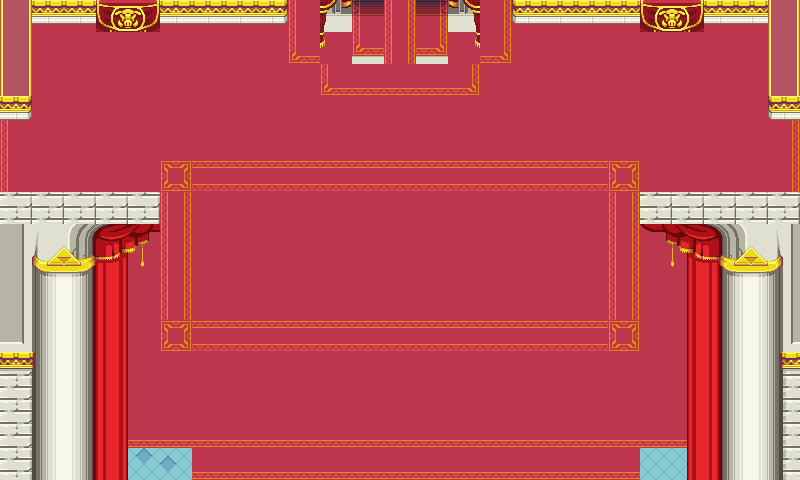

This is a level from a 2D game, rendered from its Tiled map with the project's own tilesets. A one-line summary and the complete map file follow:
An orthogonal 25x15 tile map with 32x32 px tiles, 8 tile layers (Ground, Ground Object, Stairs, Upper, ...), 1 hidden layer not drawn, 36 tilesets.

<map version="1.5" tiledversion="1.6.0" orientation="orthogonal" renderorder="right-down" width="25" height="15" tilewidth="32" tileheight="32" infinite="0" nextlayerid="13" nextobjectid="2">
 <editorsettings>
  <export format="csv" />
 </editorsettings>
 <properties>
  <property name="level" type="int" value="1" />
 </properties>
 <tileset firstgid="1" name="grasslands_tiles" tilewidth="32" tileheight="32" tilecount="140" columns="5">
  <image source="../assets/map/grasslands/grasslands_tiles.png" width="160" height="896" />
 </tileset>
 <tileset firstgid="141" name="grasslands_tree_big" tilewidth="67" tileheight="82" tilecount="1" columns="1">
  <image source="../assets/map/grasslands/grasslands_tree_big.png" width="67" height="82" />
 </tileset>
 <tileset firstgid="142" name="grasslands_tree_small" tilewidth="32" tileheight="44" tilecount="1" columns="1">
  <image source="../assets/map/grasslands/grasslands_tree_small.png" width="32" height="44" />
 </tileset>
 <tileset firstgid="143" name="grasslands_dirt" tilewidth="16" tileheight="16" tilecount="4" columns="4">
  <image source="../assets/map/grasslands/grasslands_dirt.png" width="64" height="16" />
 </tileset>
 <tileset firstgid="147" name="grasslands_flower" tilewidth="16" tileheight="16" tilecount="6" columns="6">
  <image source="../assets/map/grasslands/grasslands_flower.png" width="96" height="16" />
 </tileset>
 <tileset firstgid="153" name="grasslands_tree_stump" tilewidth="32" tileheight="28" tilecount="1" columns="1">
  <image source="../assets/map/grasslands/grasslands_tree_stump.png" width="32" height="28" />
 </tileset>
 <tileset firstgid="154" name="global_bush" tilewidth="32" tileheight="32" tilecount="1" columns="1">
  <image source="../assets/map/global_bush.png" width="32" height="32" />
 </tileset>
 <tileset firstgid="155" name="collision" tilewidth="32" tileheight="32" tilecount="1" columns="1">
  <image source="../assets/map/collision.png" width="32" height="32" />
 </tileset>
 <tileset firstgid="156" name="grasslands_detail" tilewidth="16" tileheight="16" tilecount="1" columns="1">
  <image source="../assets/map/grasslands_detail.png" width="16" height="16" />
 </tileset>
 <tileset firstgid="157" name="IceDungeonTiles" tilewidth="32" tileheight="32" tilecount="80" columns="5">
  <image source="../assets/map/IceDungeonTiles.png" width="160" height="512" />
 </tileset>
 <tileset firstgid="237" name="IceBase" tilewidth="32" tileheight="32" tilecount="50" columns="5">
  <image source="../assets/map/IceBase.png" width="160" height="320" />
 </tileset>
 <tileset firstgid="287" name="bannerZora" tilewidth="32" tileheight="32" tilecount="2" columns="1">
  <image source="../assets/map/bannerZora.png" width="32" height="64" />
 </tileset>
 <tileset firstgid="289" name="IceDecorations" tilewidth="16" tileheight="16" tilecount="4" columns="4">
  <image source="../assets/map/IceDecorations.png" width="64" height="16" />
 </tileset>
 <tileset firstgid="293" name="IceDungeon_RockA_1x1" tilewidth="30" tileheight="32" tilecount="1" columns="1">
  <image source="../assets/map/IceDungeon_RockA_1x1.png" width="30" height="32" />
 </tileset>
 <tileset firstgid="294" name="LavaRuins_Base_54" tilewidth="32" tileheight="32" tilecount="90" columns="5">
  <image source="../assets/map/LavaRuins_Base_54.png" width="160" height="576" />
 </tileset>
 <tileset firstgid="384" name="LakeColumn1" tilewidth="32" tileheight="32" tilecount="2" columns="1">
  <image source="../assets/map/LakeColumn1.png" width="32" height="65" />
 </tileset>
 <tileset firstgid="386" name="LakeColumn2" tilewidth="32" tileheight="32" tilecount="2" columns="1">
  <image source="../assets/map/LakeColumn2.png" width="32" height="64" />
 </tileset>
 <tileset firstgid="388" name="IceStalagmite" tilewidth="32" tileheight="42" tilecount="1" columns="1">
  <image source="../assets/map/IceStalagmite.png" width="32" height="42" />
 </tileset>
 <tileset firstgid="389" name="IceStatue3" tilewidth="32" tileheight="32" tilecount="2" columns="1">
  <image source="../assets/map/IceStatue3.png" width="32" height="64" />
 </tileset>
 <tileset firstgid="391" name="IceStatue2" tilewidth="32" tileheight="64" tilecount="1" columns="1">
  <image source="../assets/map/IceStatue2.png" width="32" height="64" />
 </tileset>
 <tileset firstgid="392" name="water_tiles_1" tilewidth="32" tileheight="32" tilecount="20" columns="5">
  <image source="../assets/map/water_tiles_1.png" width="160" height="128" />
 </tileset>
 <tileset firstgid="412" name="IceDungeonEntrance" tilewidth="55" tileheight="54" tilecount="1" columns="1">
  <image source="../assets/map/IceDungeonEntrance.png" width="55" height="54" />
 </tileset>
 <tileset firstgid="413" name="IceDungeonEntranceFloor" tilewidth="61" tileheight="37" tilecount="1" columns="1">
  <image source="../assets/map/IceDungeonEntranceFloor.png" width="61" height="37" />
 </tileset>
 <tileset firstgid="414" name="IceStatue1" tilewidth="32" tileheight="32" tilecount="2" columns="1">
  <image source="../assets/map/IceStatue1.png" width="32" height="64" />
 </tileset>
 <tileset firstgid="416" name="HyruleCastleRidgeExterior" tilewidth="32" tileheight="32" tilecount="20" columns="5">
  <image source="../assets/map/HyruleCastleRidgeExterior.png" width="160" height="128" />
 </tileset>
 <tileset firstgid="436" name="HyruleCastleBackstageBase" tilewidth="32" tileheight="32" tilecount="70" columns="5">
  <image source="../assets/map/HyruleCastleBackstageBase.png" width="160" height="448" />
 </tileset>
 <tileset firstgid="506" name="HyruleCastleBridge" tilewidth="32" tileheight="32" tilecount="7" columns="7">
  <image source="../assets/map/HyruleCastleBridge.png" width="224" height="32" />
 </tileset>
 <tileset firstgid="513" name="HyruleCastleGate" tilewidth="32" tileheight="32" tilecount="15" columns="5">
  <image source="../assets/map/HyruleCastleGate.png" width="160" height="124" />
 </tileset>
 <tileset firstgid="528" name="HyruleCastleBase" tilewidth="32" tileheight="32" tilecount="50" columns="5">
  <image source="../assets/map/HyruleCastleBase.png" width="160" height="320" />
 </tileset>
 <tileset firstgid="578" name="HyruleCastleTower" tilewidth="32" tileheight="32" tilecount="12" columns="2">
  <image source="../assets/map/HyruleCastleTower.png" width="64" height="192" />
 </tileset>
 <tileset firstgid="590" name="HyruleCastleInteriorRugs" tilewidth="32" tileheight="32" tilecount="20" columns="5">
  <image source="../assets/map/HyruleCastleInteriorRugs.png" width="160" height="128" />
 </tileset>
 <tileset firstgid="610" name="HC_Stage_FrameRight" tilewidth="32" tileheight="32" tilecount="50" columns="5">
  <image source="../assets/map/HC_Stage_FrameRight.png" width="175" height="328" />
 </tileset>
 <tileset firstgid="660" name="HC_Stage_FrameLeft" tilewidth="32" tileheight="32" tilecount="50" columns="5">
  <image source="../assets/map/HC_Stage_FrameLeft.png" width="175" height="328" />
 </tileset>
 <tileset firstgid="710" name="HC_Stage_PlatformTop" tilewidth="32" tileheight="32" tilecount="8" columns="4">
  <image source="../assets/map/HC_Stage_PlatformTop.png" width="128" height="64" />
 </tileset>
 <tileset firstgid="718" name="DW_HyruleCastleInteriorCurtain" tilewidth="32" tileheight="32" tilecount="6" columns="2">
  <image source="../assets/map/DW_HyruleCastleInteriorCurtain.png" width="64" height="96" />
 </tileset>
 <tileset firstgid="724" name="HyruleCastleInteriorBase" tilewidth="32" tileheight="32" tilecount="75" columns="5">
  <image source="../assets/map/HyruleCastleInteriorBase.png" width="160" height="480" />
 </tileset>
 <layer id="1" name="Ground" width="25" height="15">
  <properties>
   <property name="level" type="int" value="0" />
  </properties>
  <data encoding="csv">
594,590,590,590,590,590,590,590,590,590,590,590,590,590,590,590,590,590,590,590,590,590,590,590,591,
594,590,590,590,590,590,590,590,590,590,590,590,590,590,590,590,590,590,590,590,590,590,590,590,591,
594,590,590,590,590,590,590,590,590,590,590,590,590,590,590,590,590,590,590,590,590,590,590,590,591,
594,590,590,590,590,590,590,590,590,590,590,590,590,590,590,590,590,590,590,590,590,590,590,590,591,
594,590,590,590,590,590,590,590,590,590,590,590,590,590,590,590,590,590,590,590,590,590,590,590,591,
594,590,590,590,590,590,590,590,590,590,590,590,590,590,590,590,590,590,590,590,590,590,590,590,591,
594,590,590,590,590,590,590,590,590,590,590,590,590,590,590,590,590,590,590,590,590,590,590,590,591,
594,590,590,590,590,590,590,590,590,590,590,590,590,590,590,590,590,590,590,590,590,590,590,590,591,
594,590,590,590,590,590,590,590,590,590,590,590,590,590,590,590,590,590,590,590,590,590,590,590,591,
594,590,590,590,590,590,590,590,590,590,590,590,590,590,590,590,590,590,590,590,590,590,590,590,591,
594,590,590,590,590,590,590,590,590,590,590,590,590,590,590,590,590,590,590,590,590,590,590,590,591,
596,590,590,590,590,590,590,590,590,590,590,590,590,590,590,590,590,590,590,590,590,590,590,590,593,
528,596,590,590,590,590,590,590,590,590,590,590,590,590,590,590,590,590,590,590,590,590,590,593,528,
529,530,596,592,592,592,592,592,592,592,592,592,592,592,592,592,592,592,592,592,592,593,592,528,529,
528,528,528,529,532,531,592,592,592,592,592,592,592,592,592,592,592,592,592,592,528,529,532,531,528
</data>
 </layer>
 <layer id="12" name="Ground Object" width="25" height="15">
  <data encoding="csv">
730,746,746,746,746,746,746,746,750,594,710,711,595,712,713,591,751,746,746,746,746,746,746,746,732,
730,0,0,0,0,0,0,0,0,596,590,715,595,716,590,593,0,0,0,0,0,0,0,0,732,
730,0,0,0,0,0,0,0,0,0,596,592,592,592,593,0,0,0,0,0,0,0,0,0,732,
747,0,0,0,0,0,0,0,0,0,0,0,0,0,0,0,0,0,0,0,0,0,0,0,754,
0,0,0,0,0,0,0,0,0,0,0,0,0,0,0,0,0,0,0,0,0,0,0,0,0,
0,0,0,0,0,605,600,600,600,600,600,600,600,600,600,600,600,600,600,605,0,0,0,0,0,
0,0,0,0,0,595,0,0,0,0,0,0,0,0,0,0,0,0,0,595,0,0,0,0,0,
0,0,0,0,0,595,0,0,0,0,0,0,0,0,0,0,0,0,0,595,0,0,0,0,0,
0,0,0,0,0,595,0,0,0,0,0,0,0,0,0,0,0,0,0,595,0,0,0,0,0,
0,0,0,0,0,595,0,0,0,0,0,0,0,0,0,0,0,0,0,595,0,0,0,0,0,
0,0,0,0,0,605,600,600,600,600,600,600,600,600,600,600,600,600,600,605,0,0,0,0,0,
0,0,0,0,0,0,0,0,0,0,0,0,0,0,0,0,0,0,0,0,0,0,0,0,0,
0,0,0,0,0,0,0,0,0,0,0,0,0,0,0,0,0,0,0,0,0,0,0,0,0,
0,0,0,0,0,0,0,0,0,0,0,0,0,0,0,0,0,0,0,0,0,0,0,0,0,
0,0,0,0,0,0,0,0,0,0,0,0,0,0,0,0,0,0,0,0,0,0,0,0,0
</data>
 </layer>
 <layer id="7" name="Stairs" width="25" height="15">
  <properties>
   <property name="level" type="int" value="-2" />
  </properties>
  <data encoding="csv">
0,0,0,0,0,0,0,0,0,0,0,0,0,0,0,0,0,0,0,0,0,0,0,0,0,
0,0,0,0,0,0,0,0,0,0,0,0,0,0,0,0,0,0,0,0,0,0,0,0,0,
0,0,0,0,0,0,0,0,0,0,0,0,0,0,0,0,0,0,0,0,0,0,0,0,0,
0,0,0,0,0,0,0,0,0,0,0,0,0,0,0,0,0,0,0,0,0,0,0,0,0,
0,0,0,0,0,0,0,0,0,0,0,0,0,0,0,0,0,0,0,0,0,0,0,0,0,
0,0,0,0,0,0,0,0,0,0,0,0,0,0,0,0,0,0,0,0,0,0,0,0,0,
0,0,0,0,0,0,0,0,0,0,0,0,0,0,0,0,0,0,0,0,0,0,0,0,0,
0,0,0,0,0,0,0,0,0,0,0,0,0,0,0,0,0,0,0,0,0,0,0,0,0,
0,0,0,0,0,0,0,0,0,0,0,0,0,0,0,0,0,0,0,0,0,0,0,0,0,
0,0,0,0,0,0,0,0,0,0,0,0,0,0,0,0,0,0,0,0,0,0,0,0,0,
0,0,0,0,0,0,0,0,0,0,0,0,0,0,0,0,0,0,0,0,0,0,0,0,0,
0,0,0,0,0,0,0,0,0,0,0,0,0,0,0,0,0,0,0,0,0,0,0,0,0,
0,0,0,0,0,0,0,0,0,0,0,0,0,0,0,0,0,0,0,0,0,0,0,0,0,
0,0,0,0,0,0,0,0,0,0,0,0,0,0,0,0,0,0,0,0,0,0,0,0,0,
0,0,0,0,0,0,0,0,0,0,0,0,0,0,0,0,0,0,0,0,0,0,0,0,0
</data>
 </layer>
 <layer id="6" name="Upper" width="25" height="15">
  <properties>
   <property name="level" type="int" value="1" />
  </properties>
  <data encoding="csv">
0,0,0,0,0,0,0,0,0,0,0,0,0,0,0,0,0,0,0,0,0,0,0,0,0,
0,0,0,0,0,0,0,0,0,0,0,0,0,0,0,0,0,0,0,0,0,0,0,0,0,
0,0,0,0,0,0,0,0,0,0,0,0,0,0,0,0,0,0,0,0,0,0,0,0,0,
0,0,0,0,0,0,0,0,0,0,0,0,0,0,0,0,0,0,0,0,0,0,0,0,0,
0,0,0,0,0,0,0,0,0,0,0,0,0,0,0,0,0,0,0,0,0,0,0,0,0,
0,0,0,0,0,0,0,0,0,0,0,0,0,0,0,0,0,0,0,0,0,0,0,0,0,
0,0,0,0,0,0,0,0,0,0,0,0,0,0,0,0,0,0,0,0,0,0,0,0,0,
0,0,0,0,0,0,0,0,0,0,0,0,0,0,0,0,0,0,0,0,0,0,0,0,0,
0,0,0,0,0,0,0,0,0,0,0,0,0,0,0,0,0,0,0,0,0,0,0,0,0,
0,0,0,0,0,0,0,0,0,0,0,0,0,0,0,0,0,0,0,0,0,0,0,0,0,
0,0,0,0,0,0,0,0,0,0,0,0,0,0,0,0,0,0,0,0,0,0,0,0,0,
0,0,0,0,0,0,0,0,0,0,0,0,0,0,0,0,0,0,0,0,0,0,0,0,0,
0,0,0,0,0,0,0,0,0,0,0,0,0,0,0,0,0,0,0,0,0,0,0,0,0,
0,0,0,0,0,0,0,0,0,0,0,0,0,0,0,0,0,0,0,0,0,0,0,0,0,
0,0,0,0,0,0,0,0,0,0,0,0,0,0,0,0,0,0,0,0,0,0,0,0,0
</data>
 </layer>
 <layer id="2" name="Objects" width="25" height="15">
  <data encoding="csv">
0,0,0,0,0,0,0,0,0,0,0,0,0,0,0,0,0,0,0,0,0,0,0,0,0,
0,0,0,0,0,0,0,0,0,0,0,0,0,0,0,0,0,0,0,0,0,0,0,0,0,
0,0,0,0,0,0,0,0,0,0,0,0,0,0,0,0,0,0,0,0,0,0,0,0,0,
0,0,0,0,0,0,0,0,0,0,0,0,0,0,0,0,0,0,0,0,0,0,0,0,0,
0,0,0,0,0,0,0,0,0,0,0,0,0,0,0,0,0,0,0,0,0,0,0,0,0,
0,0,0,0,0,0,0,0,0,0,0,0,0,0,0,0,0,0,0,0,0,0,0,0,0,
0,0,0,0,0,0,0,0,0,0,0,0,0,0,0,0,0,0,0,0,0,0,0,0,0,
0,0,0,0,0,0,0,0,0,0,0,0,0,0,0,0,0,0,0,0,0,0,0,0,0,
0,0,0,0,0,0,0,0,0,0,0,0,0,0,0,0,0,0,0,0,0,0,0,0,0,
0,0,0,0,0,0,0,0,0,0,0,0,0,0,0,0,0,0,0,0,0,0,0,0,0,
0,0,0,0,0,0,0,0,0,0,0,0,0,0,0,0,0,0,0,0,0,0,0,0,0,
0,0,0,0,0,0,0,0,0,0,0,0,0,0,0,0,0,0,0,0,0,0,0,0,0,
0,0,0,0,0,0,0,0,0,0,0,0,0,0,0,0,0,0,0,0,0,0,0,0,0,
0,0,0,0,0,0,0,0,0,0,0,0,0,0,0,0,0,0,0,0,0,0,0,0,0,
0,0,0,0,0,0,0,0,0,0,0,0,0,0,0,0,0,0,0,0,0,0,0,0,0
</data>
 </layer>
 <layer id="9" name="Player Layer" width="25" height="15">
  <data encoding="csv">
0,0,0,0,0,0,0,0,0,0,0,0,0,0,0,0,0,0,0,0,0,0,0,0,0,
0,0,0,0,0,0,0,0,0,0,0,0,0,0,0,0,0,0,0,0,0,0,0,0,0,
0,0,0,0,0,0,0,0,0,0,0,0,0,0,0,0,0,0,0,0,0,0,0,0,0,
0,0,0,0,0,0,0,0,0,0,0,0,0,0,0,0,0,0,0,0,0,0,0,0,0,
0,0,0,0,0,0,0,0,0,0,0,0,0,0,0,0,0,0,0,0,0,0,0,0,0,
0,0,0,0,0,0,0,0,0,0,0,0,0,0,0,0,0,0,0,0,0,0,0,0,0,
0,0,0,0,0,0,0,0,0,0,0,0,0,0,0,0,0,0,0,0,0,0,0,0,0,
0,0,0,0,0,0,0,0,0,0,0,0,0,0,0,0,0,0,0,0,0,0,0,0,0,
0,0,0,0,0,0,0,0,0,0,0,0,0,0,0,0,0,0,0,0,0,0,0,0,0,
0,0,0,0,0,0,0,0,0,0,0,0,0,0,0,0,0,0,0,0,0,0,0,0,0,
0,0,0,0,0,0,0,0,0,0,0,0,0,0,0,0,0,0,0,0,0,0,0,0,0,
0,0,0,0,0,0,0,0,0,0,0,0,0,0,0,0,0,0,0,0,0,0,0,0,0,
0,0,0,0,0,0,0,0,0,0,0,0,0,0,0,0,0,0,0,0,0,0,0,0,0,
0,0,0,0,0,0,0,0,0,0,0,0,0,0,0,0,0,0,0,0,0,0,0,0,0,
0,0,0,0,0,0,0,0,0,0,0,0,0,0,0,0,0,0,0,0,0,0,0,0,0
</data>
 </layer>
 <layer id="11" name="Passable" width="25" height="15">
  <data encoding="csv">
0,0,0,718,719,0,0,0,0,0,720,0,0,0,721,0,0,0,0,0,718,719,0,0,0,
0,0,0,0,0,0,0,0,0,0,722,0,0,0,723,0,0,0,0,0,0,0,0,0,0,
0,0,0,0,0,0,0,0,0,0,0,0,0,0,0,0,0,0,0,0,0,0,0,0,0,
0,0,0,0,0,0,0,0,0,0,0,0,0,0,0,0,0,0,0,0,0,0,0,0,0,
0,0,0,0,0,0,0,0,0,0,0,0,0,0,0,0,0,0,0,0,0,0,0,0,0,
0,0,0,0,0,0,0,0,0,0,0,0,0,0,0,0,0,0,0,0,0,0,0,0,0,
700,700,700,700,700,0,0,0,0,0,0,0,0,0,0,0,0,0,0,0,700,700,700,700,700,
660,661,662,663,664,0,0,0,0,0,0,0,0,0,0,0,0,0,0,0,610,611,612,613,614,
665,666,667,668,669,0,0,0,0,0,0,0,0,0,0,0,0,0,0,0,615,616,617,618,619,
670,671,672,673,674,0,0,0,0,0,0,0,0,0,0,0,0,0,0,0,620,621,622,623,624,
675,676,677,678,679,0,0,0,0,0,0,0,0,0,0,0,0,0,0,0,625,626,627,628,629,
680,681,682,683,684,0,0,0,0,0,0,0,0,0,0,0,0,0,0,0,630,631,632,633,634,
685,686,687,688,689,0,0,0,0,0,0,0,0,0,0,0,0,0,0,0,635,636,637,638,639,
690,691,692,693,694,0,0,0,0,0,0,0,0,0,0,0,0,0,0,0,640,641,642,643,644,
695,696,697,698,699,0,0,0,0,0,0,0,0,0,0,0,0,0,0,0,645,646,647,648,649
</data>
 </layer>
 <layer id="10" name="Spawn" width="25" height="15">
  <properties>
   <property name="spawn" type="int" value="1" />
  </properties>
  <data encoding="csv">
0,0,0,0,0,0,0,0,0,0,0,0,0,0,0,0,0,0,0,0,0,0,0,0,0,
0,0,0,0,0,0,0,0,0,0,0,0,0,0,0,0,0,0,0,0,0,0,0,0,0,
0,0,0,0,0,0,0,0,0,0,0,0,0,0,0,0,0,0,0,0,0,0,0,0,0,
0,0,0,0,0,0,0,0,0,0,0,0,0,0,0,0,0,0,0,0,0,0,0,0,0,
0,0,0,0,0,0,0,0,0,0,0,0,0,0,0,0,0,0,0,0,0,0,0,0,0,
0,0,0,0,0,0,0,0,0,0,0,0,0,0,0,0,0,0,0,0,0,0,0,0,0,
0,0,0,0,0,0,0,0,0,0,0,0,0,0,0,0,0,0,0,0,0,0,0,0,0,
0,0,0,0,0,0,0,0,0,0,0,0,0,0,0,0,0,0,0,0,0,0,0,0,0,
0,0,0,0,0,0,0,0,0,0,0,0,0,0,0,0,0,0,0,0,0,0,0,0,0,
0,0,0,0,0,0,0,0,0,0,0,0,0,0,0,0,0,0,0,0,0,0,0,0,0,
0,0,0,0,0,0,0,0,0,0,0,0,0,0,0,0,0,0,0,0,0,0,0,0,0,
0,0,0,0,0,0,0,0,0,0,0,0,0,0,0,0,0,0,0,0,0,0,0,0,0,
0,0,0,0,0,0,0,0,0,0,0,0,0,0,0,0,0,0,0,0,0,0,0,0,0,
0,0,0,0,0,0,0,0,0,0,0,0,0,0,0,0,0,0,0,0,0,0,0,0,0,
0,0,0,0,0,0,0,0,0,0,0,0,0,0,0,0,0,0,0,0,0,0,0,0,0
</data>
 </layer>
 <layer id="8" name="collision" width="25" height="15" visible="0">
  <properties>
   <property name="collision" type="int" value="1" />
  </properties>
  <data encoding="csv">
155,155,155,155,155,155,155,155,155,155,0,0,0,0,0,0,155,155,155,155,155,155,155,155,155,
155,0,0,0,0,0,0,0,0,0,0,0,0,0,0,0,0,0,0,0,0,0,0,0,155,
155,0,0,0,0,0,0,0,0,0,0,0,0,0,0,0,0,0,0,0,0,0,0,0,155,
155,0,0,0,0,0,0,0,0,0,0,0,0,0,0,0,0,0,0,0,0,0,0,0,155,
155,0,0,0,0,0,0,0,0,0,0,0,0,0,0,0,0,0,0,0,0,0,0,0,155,
155,0,0,0,0,0,0,0,0,0,0,0,0,0,0,0,0,0,0,0,0,0,0,0,155,
155,0,0,0,0,0,0,0,0,0,0,0,0,0,0,0,0,0,0,0,0,0,0,0,155,
155,0,0,0,0,0,0,0,0,0,0,0,0,0,0,0,0,0,0,0,0,0,0,0,155,
155,0,0,0,0,0,0,0,0,0,0,0,0,0,0,0,0,0,0,0,0,0,0,0,155,
155,0,0,0,0,0,0,0,0,0,0,0,0,0,0,0,0,0,0,0,0,0,0,0,155,
155,0,0,0,0,0,0,0,0,0,0,0,0,0,0,0,0,0,0,0,0,0,0,0,155,
155,0,0,0,0,0,0,0,0,0,0,0,0,0,0,0,0,0,0,0,0,0,0,0,155,
155,0,0,0,0,0,0,0,0,0,0,0,0,0,0,0,0,0,0,0,0,0,0,0,155,
155,155,155,155,0,0,0,0,0,0,0,0,0,0,0,0,0,0,0,0,0,155,155,155,155,
155,155,155,155,155,155,155,155,155,155,0,0,0,0,0,0,155,155,155,155,155,155,155,155,155
</data>
 </layer>
</map>
